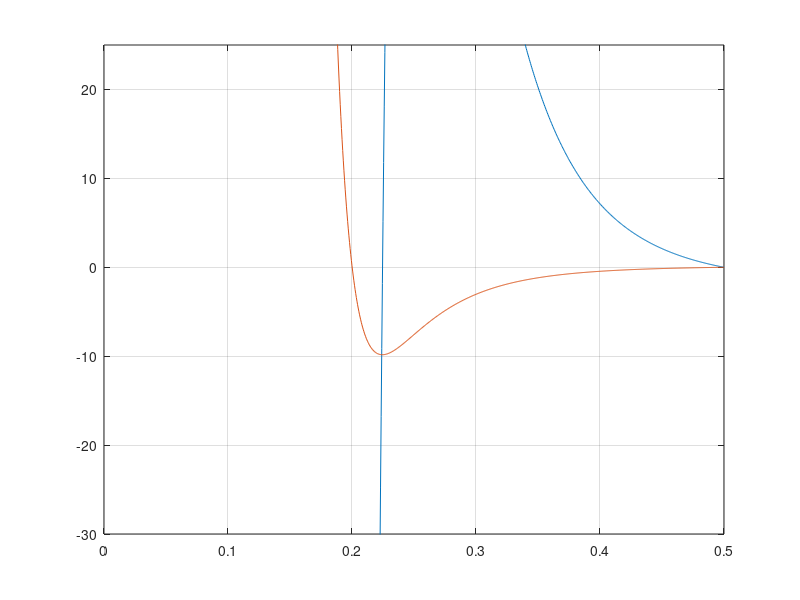

MATLAB code to generate this figure:
epsilon = 10;
sigma = 0.2;
r_c = sigma*2.5;
dr = r_c/1000;
r =0.1:dr:r_c;
V = 4*epsilon*((sigma./r).^12-(sigma./r).^6)-4*epsilon*((sigma/r_c)^12-(sigma/r_c)^6);
V_im = (24*epsilon/sigma)*((2*(-sigma./r).^13-(-sigma./r).^7)-(2*(-sigma/r_c)^13-(-sigma/r_c)^7));
plot(r,V_im)
hold on
plot(r,V)
xlim([0,r_c])
ylim([-30,25])
grid